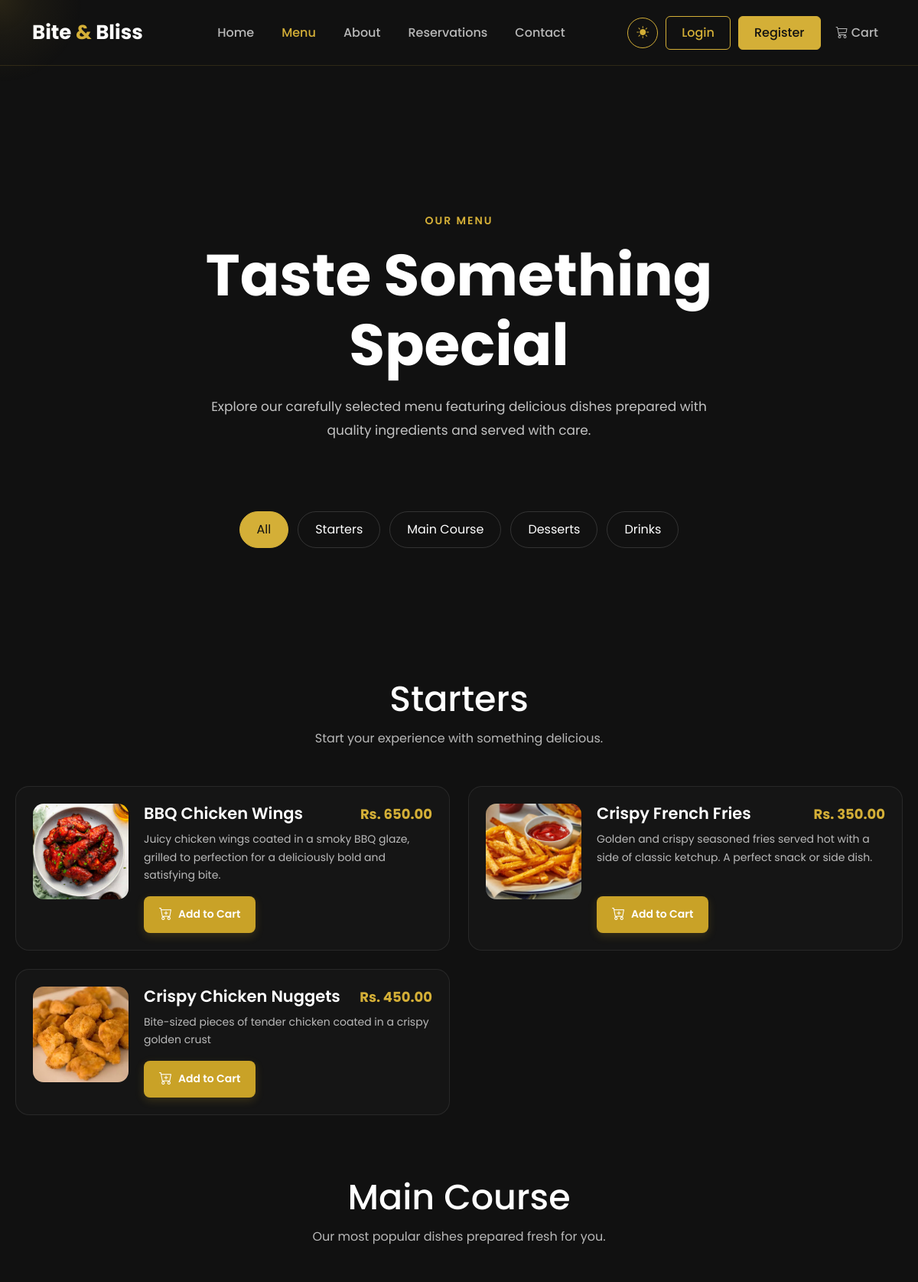
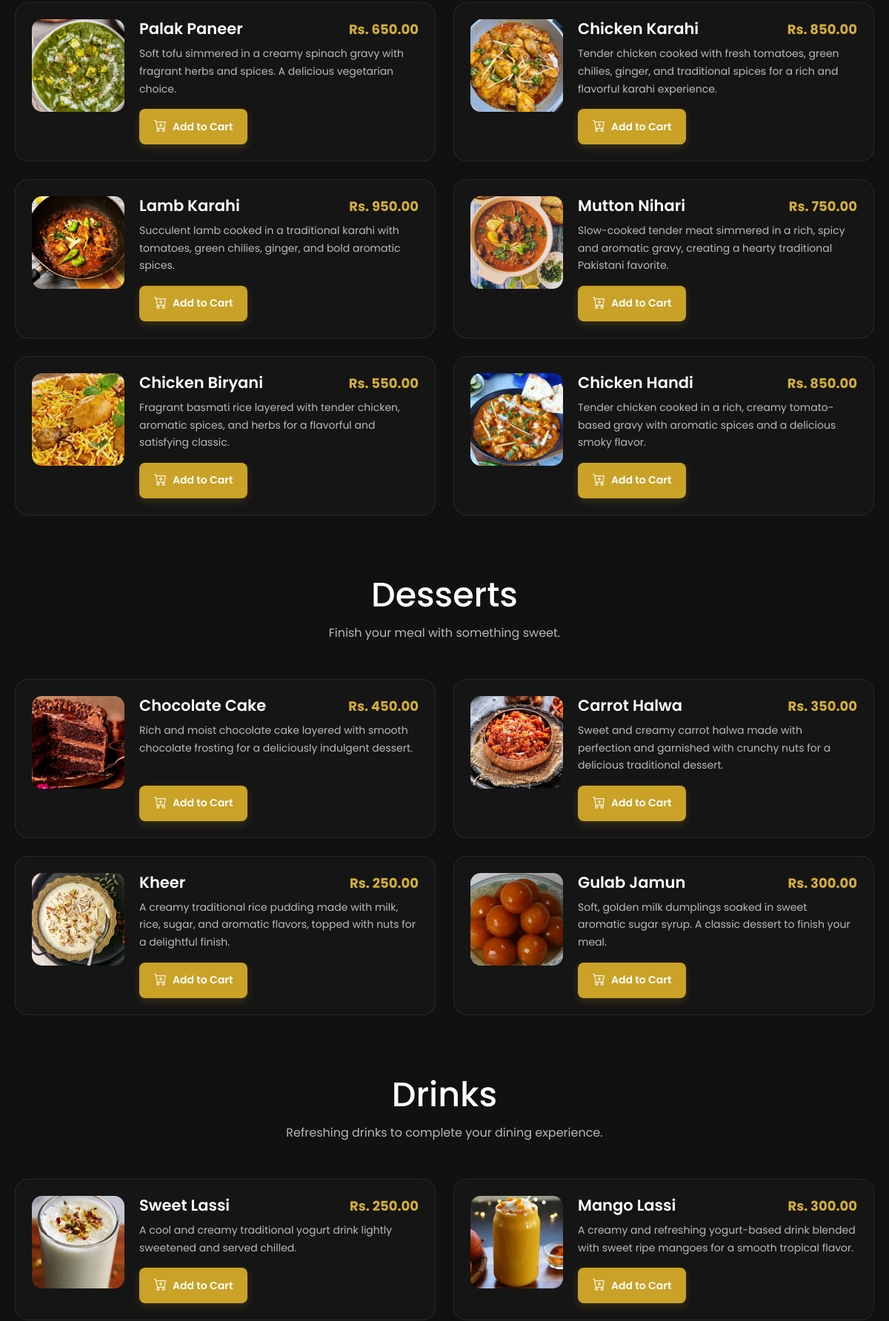
Page /menu.php (upper part) on the committed database (2 pictures, top to bottom).
### tables this page shows
CREATE TABLE `menu_items` (
  `id` int(11) NOT NULL,
  `name` varchar(150) NOT NULL,
  `category` enum('starters','main','desserts','drinks') NOT NULL,
  `description` text DEFAULT NULL,
  `price` decimal(10,2) NOT NULL DEFAULT 0.00,
  `image` varchar(255) DEFAULT NULL,
  `status` tinyint(1) NOT NULL DEFAULT 1,
  `is_featured` tinyint(1) NOT NULL DEFAULT 0,
  `created_at` timestamp NOT NULL DEFAULT current_timestamp(),
  `updated_at` timestamp NOT NULL DEFAULT current_timestamp() ON UPDATE current_timestamp()
);

### menu.php (the view, shortened to what this page needs)
<?php
include "includes/header.php";
$stmt = $pdo->query("
    SELECT *
    FROM menu_items
    WHERE status = 1
    ORDER BY
        is_featured DESC,
        FIELD(category, 'starters', 'main', 'desserts', 'drinks'),
        id DESC
");
$menuItems = $stmt->fetchAll();
$categories = [
    "starters" => [
        "label" => "Starters",
        "description" =>
            "Start your experience with something delicious."
    ],
    "main" => [
        "label" => "Main Course",
        "description" =>
            "Our most popular dishes prepared fresh for you."
    ],
    "desserts" => [
        "label" => "Desserts",
        "description" =>
            "Finish your meal with something sweet."
    ],
    "drinks" => [
        "label" => "Drinks",
        "description" =>
            "Refreshing drinks to complete your dining experience."
    ]
];
?>
<main class="menu-page">
<section class="menu-hero">
    <div class="menu-hero-content">
        <span class="menu-subtitle">
            Our Menu
        </span>
        <h1>
            Taste Something Special
        </h1>
        <p>
            Explore our carefully selected menu featuring
            delicious dishes prepared with quality ingredients
            and served with care.
        </p>
    </div>
</section>
<section class="menu-categories">
    <div class="menu-category-buttons">
        <button
            type="button"
            class="menu-category-btn active"
            data-category="all"
        >
            All
        </button>
        <?php foreach ($categories as $key => $cat): ?>
            <button
                type="button"
                class="menu-category-btn"
                data-category="<?= htmlspecialchars($key) ?>"
            >
                <?= htmlspecialchars($cat["label"]) ?>
            </button>
        <?php endforeach; ?>
    </div>
</section>
<section class="menu-section">
    <div class="menu-container">
        <?php foreach ($categories as $key => $cat): ?>
            <?php
            $items = array_filter(
                $menuItems,
                fn($item) =>
                    $item["category"] === $key
            );
            ?>
            <div
                class="menu-category-section"
                data-menu-category="<?= htmlspecialchars($key) ?>"
            >
                <div class="menu-section-title">
                    <h2>
                        <?= htmlspecialchars(
                            $cat["label"]
                        ) ?>
                    </h2>
                    <p>
                        <?= htmlspecialchars(
                            $cat["description"]
                        ) ?>
                    </p>
                </div>
                <div class="menu-grid">
                    <?php foreach ($items as $item): ?>
                        <article class="menu-card">
                            <div class="menu-card-image">
                                <img
                                    src="<?= htmlspecialchars(
                                        $item["image"]
                                            ? "admin/" . $item["image"]
                                            : "assets/images/hero-food.jpg"
                                    ) ?>"
                                    alt="<?= htmlspecialchars(
                                        $item["name"]
                                    ) ?>"
                                    loading="lazy"
                                >
                            </div>
                            <div class="menu-card-content">
                                <div class="menu-card-header">
                                    <h3>
                                        <?= htmlspecialchars(
                                            $item["name"]
                                        ) ?>
                                    </h3>
                                    <span class="menu-price">
                                        Rs.
                                        <?= number_format(
                                            (float)$item["price"],
                                            2
                                        ) ?>
                                    </span>
                                </div>
                                <p>
                                    <?= htmlspecialchars(
                                        $item["description"] ?? ""
                                    ) ?>
                                </p>
                                <div class="menu-card-footer">
                                    <form
                                        action="cart/add.php"
                                        method="POST"
                                        class="menu-cart-form"
                                    >
                                        <button
                                            type="submit"
                                            class="menu-book-btn"
                                        >
                                            <i
                                                class="bi bi-cart-plus"
                                                aria-hidden="true"
                                            ></i>
                                            Add to Cart
                                        </button>
                                    </form>
                                </div>
                            </div>
                        </article>
                    <?php endforeach; ?>
                </div>
            </div>
        <?php endforeach; ?>
    </div>
</section>
</main>
<?php include "includes/footer.php"; ?>

### rows in the picture
menu_items: image (picture), name "BBQ Chicken Wings", price "650.00", description "Juicy chicken wings coated in a smoky BBQ glaze, grilled to perfection for a deliciously bold and satisfying bite."
menu_items: image (picture), name "Crispy French Fries", price "350.00", description "Golden and crispy seasoned fries served hot with a side of classic ketchup. A perfect snack or side dish."
menu_items: image (picture), name "Crispy Chicken Nuggets", price "450.00", description "Bite-sized pieces of tender chicken coated in a crispy golden crust"
menu_items: image (picture), name "Palak Paneer", price "650.00", description "Soft tofu simmered in a creamy spinach gravy with fragrant herbs and spices. A delicious vegetarian choice."
menu_items: image (picture), name "Chicken Karahi", price "850.00", description "Tender chicken cooked with fresh tomatoes, green chilies, ginger, and traditional spices for a rich and flavorful karahi experience."
menu_items: image (picture), name "Lamb Karahi", price "950.00", description "Succulent lamb cooked in a traditional karahi with tomatoes, green chilies, ginger, and bold aromatic spices."
menu_items: image (picture), name "Mutton Nihari", price "750.00", description "Slow-cooked tender meat simmered in a rich, spicy and aromatic gravy, creating a hearty traditional Pakistani favorite."
menu_items: image (picture), name "Chicken Biryani", price "550.00", description "Fragrant basmati rice layered with tender chicken, aromatic spices, and herbs for a flavorful and satisfying classic."
menu_items: image (picture), name "Chicken Handi", price "850.00", description "Tender chicken cooked in a rich, creamy tomato-based gravy with aromatic spices and a delicious smoky flavor."
menu_items: image (picture), name "Chocolate Cake", price "450.00", description "Rich and moist chocolate cake layered with smooth chocolate frosting for a deliciously indulgent dessert."
menu_items: image (picture), name "Carrot Halwa", price "350.00", description "Sweet and creamy carrot halwa made with perfection and garnished with crunchy nuts for a delicious traditional dessert."
menu_items: image (picture), name "Kheer", price "250.00", description "A creamy traditional rice pudding made with milk, rice, sugar, and aromatic flavors, topped with nuts for a delightful finish."
menu_items: image (picture), name "Gulab Jamun", price "300.00", description "Soft, golden milk dumplings soaked in sweet aromatic sugar syrup. A classic dessert to finish your meal."
menu_items: image (picture), name "Sweet Lassi", price "250.00", description "A cool and creamy traditional yogurt drink lightly sweetened and served chilled."
menu_items: image (picture), name "Mango Lassi", price "300.00", description "A creamy and refreshing yogurt-based drink blended with sweet ripe mangoes for a smooth tropical flavor."

### other values in the picture
$cat["label"] "Starters"
$cat["label"] "Main Course"
$cat["label"] "Desserts"
$cat["label"] "Drinks"
$cat["description"] "Start your experience with something delicious."
$cat["description"] "Our most popular dishes prepared fresh for you."
$cat["description"] "Finish your meal with something sweet."
$cat["description"] "Refreshing drinks to complete your dining experience."
